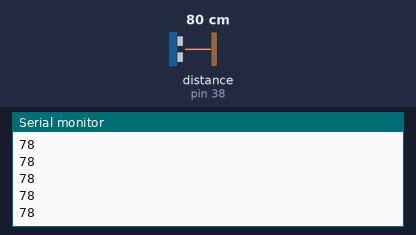
A sketch run on a simulated Arduino Mega 2560, built with avr-gcc and run on an emulated ATmega2560. Shown: the last lines printed to the serial monitor. Wiring (inferred from the names in the program): ultrasonic range finder: trigger pin 39; echo pin 38. The test bench sets the inputs (shaded band); at power-on: distance to the obstacle (sensor on pin 38) 80 cm. The echo pulse lasts 58.3 µs per cm.

Above: at 1.2 s.
1.3 s: distance to the obstacle (sensor on pin 38) set to 2 cm
At 1.8 s:
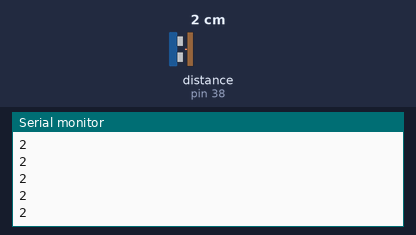
2.8 s: distance to the obstacle (sensor on pin 38) set to 4 cm
At 3.6 s:
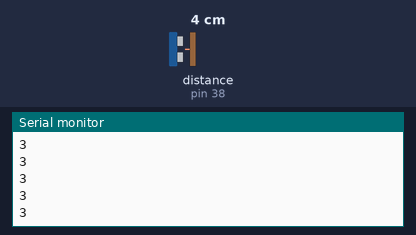
Timing chart, 0 to 5.8 s (numbered marks = the images above; inputs shaded):
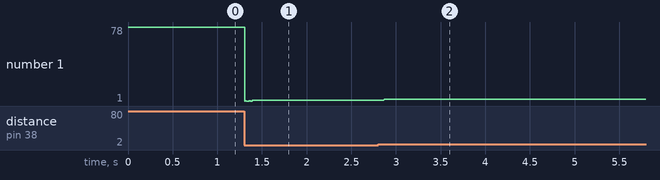

The sketch:

distanceSensor.ino
```cpp
int trigPin = 39;
int echoPin = 38;
// defines variables
long duration;
int distance;
void setup() {
  pinMode(trigPin, OUTPUT); // Sets the trigPin as an Output
  pinMode(echoPin, INPUT); // Sets the echoPin as an Input
  Serial.begin(9600); // Starts the serial communication
}
void loop() {
  Serial.println(getDistance());
}
int getDistance(){
  digitalWrite(trigPin, LOW);
  delayMicroseconds(2);
  digitalWrite(trigPin, HIGH);
  delayMicroseconds(10);
  digitalWrite(trigPin, LOW);
  duration = pulseIn(echoPin, HIGH);
  distance = duration * 0.034 / 2;
  distance = int(distance);
  return distance;
}
```

Measured:
- after the input at 1.3 s, the serial monitor: prints a new line at once (image 1)
- after the input at 2.8 s, the serial monitor: prints a new line after 0.07 s (image 2)
- plotted number 1: 78 → 2 after the input at 1.3 s, 2 → 3 after the input at 2.8 s
